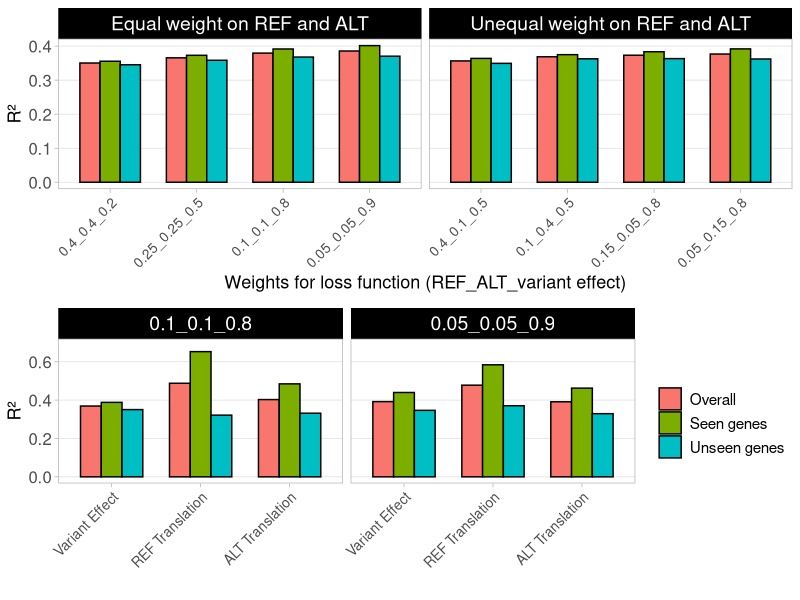

Write the R code that produced this figure. (Note: this script raises an error after producing the figure.)
rm(list=ls())

# Install packages if needed
required_packages = c("ggplot2", "dplyr", "tidyr", "gridExtra")
new_packages = required_packages[!(required_packages %in% installed.packages()[,"Package"])]
if(length(new_packages)) install.packages(new_packages)

library(ggplot2)
library(dplyr)
library(tidyr)
library(gridExtra)

#------------#
# VARIABLES  #
#------------#
# Use absolute path to workspace root
workspace_root = '/mnt/oak/users/tami/5utr_cnn'
dir_out_analysis = file.path(workspace_root, 'output/variation_inception_model/data_analysis')

print(paste("Workspace root:", workspace_root))
print(paste("Output directory:", dir_out_analysis))

# Create output directory if it doesn't exist
dir.create(dir_out_analysis, showWarnings = FALSE, recursive = TRUE)

#------------#
# LOAD DATA  #
#------------#
# Panel A: Hardcoded data from 20p (20% data) log files
df = data.frame(
  combo = c("0.05_0.05_0.9", "0.05_0.15_0.8", "0.1_0.1_0.8", "0.15_0.05_0.8", 
            "0.1_0.4_0.5", "0.25_0.25_0.5", "0.4_0.1_0.5", "0.4_0.4_0.2"),
  loss_weight_ref = c(0.05, 0.05, 0.1, 0.15, 0.1, 0.25, 0.4, 0.4),
  loss_weight_alt = c(0.05, 0.15, 0.1, 0.05, 0.4, 0.25, 0.1, 0.4),
  loss_weight_delta = c(0.9, 0.8, 0.8, 0.8, 0.5, 0.5, 0.5, 0.2),
  r2_test = c(0.385536, 0.376661, 0.379411, 0.373155, 0.368635, 0.365523, 0.356451, 0.350261),
  r2_seen = c(0.401399, 0.391788, 0.39151, 0.383423, 0.374828, 0.372944, 0.36385, 0.35548),
  r2_unseen = c(0.370271, 0.362103, 0.367758, 0.363258, 0.362648, 0.358358, 0.349306, 0.345207),
  stringsAsFactors = FALSE
)

print(paste("Loaded", nrow(df), "combinations for Panel A (20% data)"))

# Panel C: Hardcoded data from full data with REF, ALT, and Variant Effect R²
df_c = data.frame(
  combo = c("0.1_0.1_0.8", "0.1_0.1_0.8", "0.1_0.1_0.8",
            "0.05_0.05_0.9", "0.05_0.05_0.9", "0.05_0.05_0.9"),
  prediction_type = c("Variant Effect", "REF Translation", "ALT Translation",
                      "Variant Effect", "REF Translation", "ALT Translation"),
  r2_test = c(0.369143, 0.487873, 0.402831,
              0.392186, 0.477921, 0.391317),
  r2_seen = c(0.388290, 0.652797, 0.484697,
              0.439772, 0.584080, 0.462478),
  r2_unseen = c(0.350625, 0.321627, 0.331752,
                0.346687, 0.370779, 0.329371),
  stringsAsFactors = FALSE
)

print(paste("Loaded", nrow(df_c), "rows for Panel C (full data)"))

# Sort by loss weights (delta descending, then ref, then alt)
df = df[order(-df$loss_weight_delta, df$loss_weight_ref, df$loss_weight_alt), ]

# Create factor for combo to maintain order (reversed for x-axis)
df$combo = factor(df$combo, levels = rev(unique(df$combo)))

# Add category for equal vs unequal weights
df$weight_category = ifelse(df$loss_weight_ref == df$loss_weight_alt,
                            "Equal weight on REF and ALT",
                            "Unequal weight on REF and ALT")
df$weight_category = factor(df$weight_category, 
                            levels = c("Equal weight on REF and ALT", 
                                       "Unequal weight on REF and ALT"))

# Reshape to long format for plotting
df_long = df %>%
  select(combo, weight_category, r2_test, r2_seen, r2_unseen) %>%
  pivot_longer(cols = c(r2_test, r2_seen, r2_unseen),
               names_to = "metric",
               values_to = "r2") %>%
  mutate(metric = case_when(
    metric == "r2_test" ~ "Overall",
    metric == "r2_seen" ~ "Seen genes",
    metric == "r2_unseen" ~ "Unseen genes"
  )) %>%
  mutate(metric = factor(metric, levels = c("Overall", "Seen genes", "Unseen genes")))

#------------#
# PANEL A   #
#------------#
# Sort by loss weights (delta descending, then ref, then alt)
df = df[order(-df$loss_weight_delta, df$loss_weight_ref, df$loss_weight_alt), ]

# Create factor for combo to maintain order (reversed for x-axis)
df$combo = factor(df$combo, levels = rev(unique(df$combo)))

# Add category for equal vs unequal weights
df$weight_category = ifelse(df$loss_weight_ref == df$loss_weight_alt,
                            "Equal weight on REF and ALT",
                            "Unequal weight on REF and ALT")
df$weight_category = factor(df$weight_category, 
                            levels = c("Equal weight on REF and ALT", 
                                       "Unequal weight on REF and ALT"))

# Reshape to long format for plotting
df_long = df %>%
  select(combo, weight_category, r2_test, r2_seen, r2_unseen) %>%
  pivot_longer(cols = c(r2_test, r2_seen, r2_unseen),
               names_to = "metric",
               values_to = "r2") %>%
  mutate(metric = case_when(
    metric == "r2_test" ~ "Overall",
    metric == "r2_seen" ~ "Seen genes",
    metric == "r2_unseen" ~ "Unseen genes"
  )) %>%
  mutate(metric = factor(metric, levels = c("Overall", "Seen genes", "Unseen genes")))

pA = ggplot(df_long, aes(x = combo, y = r2, fill = metric)) +
  geom_col(position = "dodge", color = "black", width = 0.7) +
  scale_fill_manual(values = c("Overall" = "#F8766D", 
                               "Seen genes" = "#7CAE00", 
                               "Unseen genes" = "#00BFC4"),
                   name = "") +
  facet_wrap(~weight_category, ncol = 2, scales = "free_x") +
  xlab("Weights for loss function (REF_ALT_variant effect)") +
  ylab("R²") +
  theme_light() +
  theme(axis.text.x = element_text(angle = 45, hjust = 1, size = 10),
        axis.text.y = element_text(size = 12),
        axis.title = element_text(size = 13),
        legend.position = "none",
        panel.grid.major.x = element_blank(),
        panel.grid.minor = element_blank(),
        strip.text = element_text(size = 14, color = "white"),
        strip.background = element_rect(fill = "black"))

#------------#
# PANEL C    #
#------------#
# Process Panel C data
df_c$combo = factor(df_c$combo, levels = c("0.1_0.1_0.8", "0.05_0.05_0.9"))
df_c$prediction_type = factor(df_c$prediction_type, 
                              levels = c("Variant Effect", "REF Translation", "ALT Translation"))

df_c_long = df_c %>%
  select(combo, prediction_type, r2_test, r2_seen, r2_unseen) %>%
  pivot_longer(cols = c(r2_test, r2_seen, r2_unseen),
               names_to = "metric",
               values_to = "r2") %>%
  mutate(metric = case_when(
    metric == "r2_test" ~ "Overall",
    metric == "r2_seen" ~ "Seen genes",
    metric == "r2_unseen" ~ "Unseen genes"
  )) %>%
  mutate(metric = factor(metric, levels = c("Overall", "Seen genes", "Unseen genes")))

# Calculate y-axis limits for Panel C only
c_r2_values = c(df_c$r2_test, df_c$r2_seen, df_c$r2_unseen)
y_min_c = 0
y_max_c = max(c_r2_values, na.rm = TRUE)
# Add a bit of padding at the top
y_max_c = y_max_c + 0.05 * y_max_c

pC = ggplot(df_c_long, aes(x = prediction_type, y = r2, fill = metric)) +
  geom_col(position = "dodge", color = "black", width = 0.7) +
  scale_fill_manual(values = c("Overall" = "#F8766D", 
                               "Seen genes" = "#7CAE00", 
                               "Unseen genes" = "#00BFC4"),
                   name = "") +
  facet_wrap(~combo, ncol = 2) +
  scale_y_continuous(limits = c(y_min_c, y_max_c)) +
  xlab("") +
  ylab("R²") +
  theme_light() +
  theme(axis.text.x = element_text(angle = 45, hjust = 1, size = 10),
        axis.text.y = element_text(size = 12),
        axis.title = element_text(size = 13),
        legend.position = "right",
        legend.text = element_text(size = 11),
        panel.grid.major.x = element_blank(),
        panel.grid.minor = element_blank(),
        strip.text = element_text(size = 14, color = "white"),
        strip.background = element_rect(fill = "black"))

#------------#
# COMBINE    #
#------------#
combined = grid.arrange(pA, pC, ncol = 1, heights = c(1, 1))

# Save
ggsave(paste0(dir_out_analysis, "/r2_by_loss_weights.png"), 
       combined, width = 12, height = 10, dpi = 300)

ggsave(paste0(dir_out_analysis, "/r2_by_loss_weights.pdf"), 
       combined, width = 12, height = 10)

print("Plot saved successfully!")
print("\nSummary Panel A:")
print(df)
print("\nSummary Panel C:")
print(df_c)
